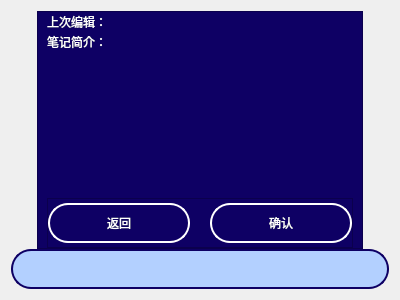
<?xml version="1.0" encoding="UTF-8"?>
<ui version="4.0">
 <class>noteEntryUpperModal</class>
 <widget class="QFrame" name="noteEntryUpperModal">
  <property name="geometry">
   <rect>
    <x>0</x>
    <y>0</y>
    <width>400</width>
    <height>300</height>
   </rect>
  </property>
  <property name="windowTitle">
   <string>Frame</string>
  </property>
  <layout class="QGridLayout" name="gridLayout">
   <property name="verticalSpacing">
    <number>0</number>
   </property>
   <item row="0" column="0">
    <widget class="QLabel" name="label">
     <property name="maximumSize">
      <size>
       <width>20</width>
       <height>16777215</height>
      </size>
     </property>
     <property name="text">
      <string/>
     </property>
    </widget>
   </item>
   <item row="0" column="1">
    <widget class="QFrame" name="frame">
     <property name="styleSheet">
      <string notr="true">background-color: rgb(14, 0, 100);
color: rgb(255, 255, 255);</string>
     </property>
     <property name="frameShape">
      <enum>QFrame::StyledPanel</enum>
     </property>
     <property name="frameShadow">
      <enum>QFrame::Raised</enum>
     </property>
     <layout class="QGridLayout" name="gridLayout_3">
      <property name="topMargin">
       <number>0</number>
      </property>
      <property name="bottomMargin">
       <number>0</number>
      </property>
      <property name="verticalSpacing">
       <number>0</number>
      </property>
      <item row="0" column="0">
       <widget class="QLabel" name="label_4">
        <property name="maximumSize">
         <size>
          <width>80</width>
          <height>20</height>
         </size>
        </property>
        <property name="text">
         <string>上次编辑：</string>
        </property>
        <property name="wordWrap">
         <bool>true</bool>
        </property>
       </widget>
      </item>
      <item row="0" column="1">
       <widget class="QLabel" name="time">
        <property name="maximumSize">
         <size>
          <width>16777215</width>
          <height>20</height>
         </size>
        </property>
        <property name="text">
         <string/>
        </property>
        <property name="wordWrap">
         <bool>false</bool>
        </property>
       </widget>
      </item>
      <item row="1" column="0" colspan="2">
       <widget class="QLabel" name="label_3">
        <property name="maximumSize">
         <size>
          <width>16777215</width>
          <height>20</height>
         </size>
        </property>
        <property name="text">
         <string>笔记简介：</string>
        </property>
        <property name="wordWrap">
         <bool>false</bool>
        </property>
       </widget>
      </item>
      <item row="3" column="0" colspan="2">
       <widget class="QFrame" name="frame_2">
        <property name="maximumSize">
         <size>
          <width>16777215</width>
          <height>50</height>
         </size>
        </property>
        <property name="frameShape">
         <enum>QFrame::StyledPanel</enum>
        </property>
        <property name="frameShadow">
         <enum>QFrame::Raised</enum>
        </property>
        <layout class="QGridLayout" name="gridLayout_2">
         <property name="leftMargin">
          <number>0</number>
         </property>
         <property name="topMargin">
          <number>0</number>
         </property>
         <property name="rightMargin">
          <number>0</number>
         </property>
         <property name="bottomMargin">
          <number>0</number>
         </property>
         <property name="horizontalSpacing">
          <number>20</number>
         </property>
         <property name="verticalSpacing">
          <number>0</number>
         </property>
         <item row="0" column="0">
          <widget class="QPushButton" name="cancel">
           <property name="minimumSize">
            <size>
             <width>0</width>
             <height>40</height>
            </size>
           </property>
           <property name="styleSheet">
            <string notr="true">QPushButton{background-color: rgb(14, 0, 100); border-radius: 20px;  border:2px solid white;}</string>
           </property>
           <property name="text">
            <string>返回</string>
           </property>
          </widget>
         </item>
         <item row="0" column="1">
          <widget class="QPushButton" name="confirm">
           <property name="minimumSize">
            <size>
             <width>0</width>
             <height>40</height>
            </size>
           </property>
           <property name="styleSheet">
            <string notr="true">QPushButton{background-color: rgb(14, 0, 100); border-radius: 20px;  border:2px solid white;}</string>
           </property>
           <property name="text">
            <string>确认</string>
           </property>
          </widget>
         </item>
        </layout>
       </widget>
      </item>
      <item row="2" column="0" colspan="2">
       <widget class="QLabel" name="introduction">
        <property name="text">
         <string/>
        </property>
        <property name="alignment">
         <set>Qt::AlignLeading|Qt::AlignLeft|Qt::AlignTop</set>
        </property>
        <property name="wordWrap">
         <bool>true</bool>
        </property>
       </widget>
      </item>
     </layout>
    </widget>
   </item>
   <item row="0" column="2">
    <widget class="QLabel" name="label_2">
     <property name="maximumSize">
      <size>
       <width>20</width>
       <height>16777215</height>
      </size>
     </property>
     <property name="text">
      <string/>
     </property>
    </widget>
   </item>
   <item row="1" column="0" colspan="3">
    <widget class="QPushButton" name="name">
     <property name="enabled">
      <bool>false</bool>
     </property>
     <property name="minimumSize">
      <size>
       <width>0</width>
       <height>40</height>
      </size>
     </property>
     <property name="styleSheet">
      <string notr="true">QPushButton{background-color: rgb(179, 208, 255); border-radius: 20px;  border:2px solid rgb(14, 0, 100);color:black;}</string>
     </property>
     <property name="text">
      <string/>
     </property>
     <property name="flat">
      <bool>true</bool>
     </property>
    </widget>
   </item>
  </layout>
 </widget>
 <resources/>
 <connections/>
</ui>
